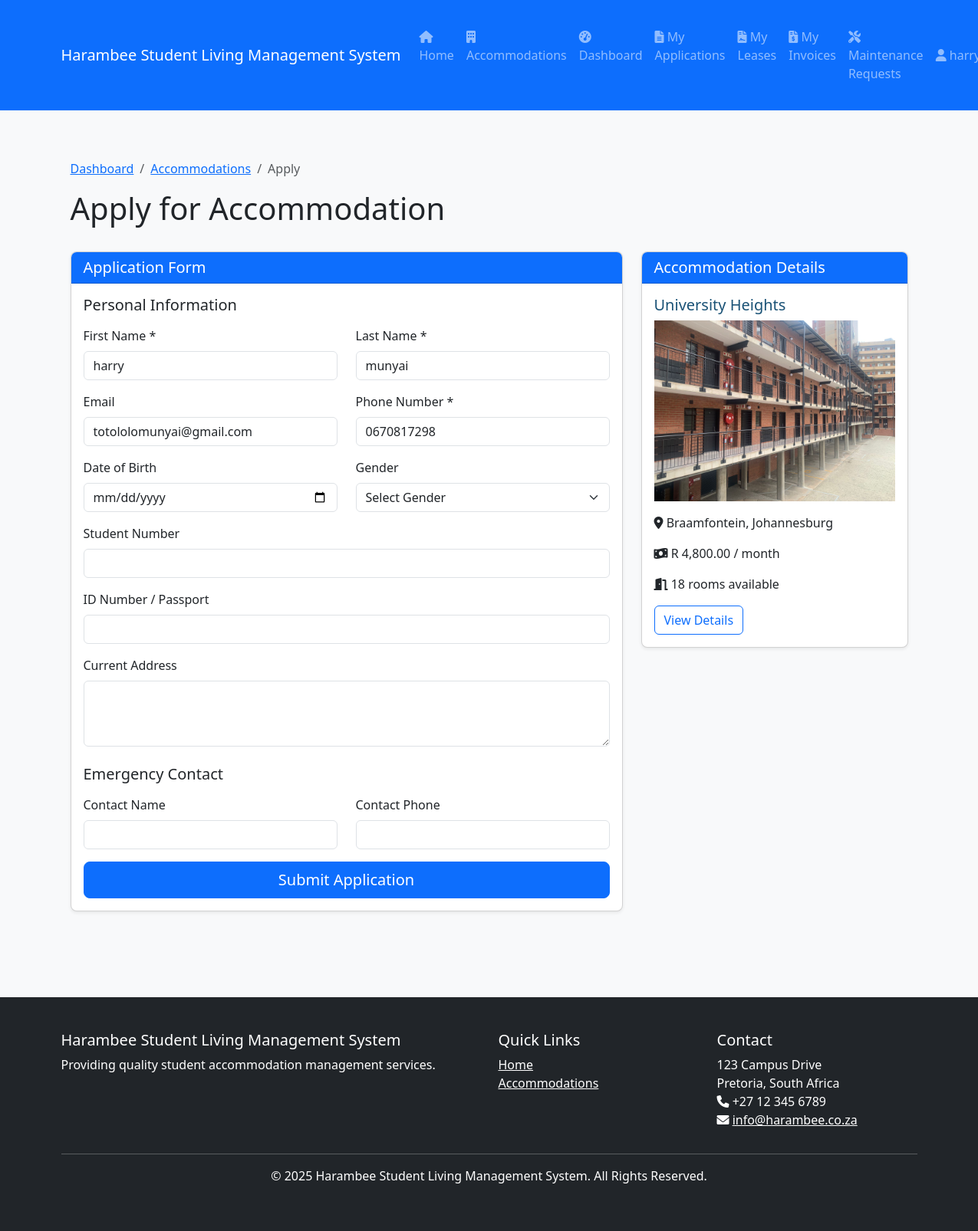
The page /applications.php?accommodation_id=4 (signed in) on the database its author committed.
### tables this page shows
CREATE TABLE users (
        id INTEGER PRIMARY KEY AUTOINCREMENT,
        username VARCHAR(50) NOT NULL UNIQUE,
        email VARCHAR(255) NOT NULL UNIQUE,
        password VARCHAR(255) NOT NULL,
        role INTEGER NOT NULL,
        phone VARCHAR(20),
        first_name VARCHAR(50),
        last_name VARCHAR(50),
        created_at DATETIME NOT NULL,
        last_login DATETIME
    );

CREATE TABLE accommodations (
        id INTEGER PRIMARY KEY AUTOINCREMENT,
        name VARCHAR(100) NOT NULL,
        location TEXT NOT NULL,
        description TEXT,
        rooms_available INTEGER NOT NULL,
        price_per_month DECIMAL(10,2) NOT NULL,
        admin_id INTEGER,
        image_path VARCHAR(255),
        created_at DATETIME NOT NULL,
        FOREIGN KEY (admin_id) REFERENCES users (id)
    );

### applications.php (the view, shortened to what the rows shown need)
<?php
require_once 'includes/database.php';
require_once 'includes/functions.php';
require_once 'includes/authentication.php';
$applicationId = isset($_GET['id']) ? intval($_GET['id']) : 0;
$accommodationId = isset($_GET['accommodation_id']) ? intval($_GET['accommodation_id']) : 0;
if ($applicationId) {
    $application = getApplicationById($applicationId);
    if (!$application) {
        header('Location: applications.php');
        exit;
    }
    $canView = false;
    if (hasRole(ROLE_STUDENT)) {
        $canView = $application['user_id'] == $_SESSION['user_id'];
    } elseif (hasRole(ROLE_ADMIN)) {
        $canView = isAdminAssignedToAccommodation($_SESSION['user_id'], $application['accommodation_id']);
    } elseif (hasRole(ROLE_MASTER_ADMIN)) {
        $canView = true;
    }
    if (!$canView) {
        header('Location: applications.php');
        exit;
    }
} elseif ($accommodationId) {
    $accommodation = getAccommodationById($accommodationId);
    $user = getCurrentUser();
    $studentProfile = fetchOne("SELECT * FROM student_profiles WHERE user_id = ?", [$_SESSION['user_id']]);
}
include 'includes/header.php';
?>
<div class="container">
    <?php if ($applicationId && $application): ?>
        <div class="row mb-4">
            <div class="col-md-8">
                <nav aria-label="breadcrumb">
                    <ol class="breadcrumb">
                        <li class="breadcrumb-item"><a href="<?= hasRole([ROLE_MASTER_ADMIN, ROLE_ADMIN]) ? 'admin.php' : 'dashboard.php' ?>">Dashboard</a></li>
                        <li class="breadcrumb-item"><a href="applications.php">Applications</a></li>
                        <li class="breadcrumb-item active" aria-current="page">Application #<?= $application['id'] ?></li>
                    </ol>
                </nav>
                <h1>Application Details</h1>
            </div>
        </div>
        <div class="row">
            <div class="col-md-8">
                <div class="card mb-4">
                    <div class="card-header bg-primary text-white">
                        <h5 class="mb-0">Application #<?= $application['id'] ?></h5>
                    </div>
                    <div class="card-body">
                        <div class="row mb-3">
                            <div class="col-md-6">
                                <h6>Status</h6>
                                <?php if ($application['status'] == STATUS_PENDING): ?>
                                    <span class="badge bg-warning">Pending</span>
                                <?php elseif ($application['status'] == STATUS_APPROVED): ?>
                                    <span class="badge bg-success">Approved</span>
                                <?php elseif ($application['status'] == STATUS_REJECTED): ?>
                                    <span class="badge bg-danger">Rejected</span>
                                <?php endif; ?>
                            </div>
                            <div class="col-md-6">
                                <h6>Applied On</h6>
                                <p><?= formatDate($application['created_at']) ?></p>
                            </div>
                        </div>
                        <h6>Accommodation</h6>
                        <p><?= $application['accommodation_name'] ?></p>
                        <?php if (hasRole([ROLE_MASTER_ADMIN, ROLE_ADMIN])): ?>
                            <h6>Student</h6>
                            <p><?= $application['username'] ?> (<?= $application['email'] ?>)</p>
                        <?php endif; ?>
                        <?php if (!empty($application['notes'])): ?>
                            <h6>Notes</h6>
                            <p><?= nl2br($application['notes']) ?></p>
                        <?php endif; ?>
                    </div>
                </div>
                <?php if (hasRole([ROLE_MASTER_ADMIN, ROLE_ADMIN]) && $application['status'] == STATUS_PENDING): ?>
                    <div class="card mb-4">
                        <div class="card-header bg-primary text-white">
                            <h5 class="mb-0">Update Application Status</h5>
                        </div>
                        <div class="card-body">
                            <form method="post" action="applications.php">
                                <input type="hidden" name="application_id" value="<?= $application['id'] ?>">
                                <input type="hidden" name="action" value="update_status">
                                <div class="mb-3">
                                    <label for="status" class="form-label">Status</label>
                                    <select class="form-select" id="status" name="status" required>
                                        <option value="">Select Status</option>
                                        <option value="<?= STATUS_APPROVED ?>">Approve</option>
                                        <option value="<?= STATUS_REJECTED ?>">Reject</option>
                                    </select>
                                </div>
                                <div class="mb-3">
                                    <label for="notes" class="form-label">Notes</label>
                                    <textarea class="form-control" id="notes" name="notes" rows="3"><?= $application['notes'] ?></textarea>
                                </div>
                                <button type="submit" class="btn btn-primary">Update Status</button>
                            </form>
                        </div>
                    </div>
                <?php endif; ?>
            </div>
            <div class="col-md-4">
                <div class="card mb-4">
                    <div class="card-header bg-primary text-white">
                        <h5 class="mb-0">Accommodation Details</h5>
                    </div>
                    <div class="card-body">
                        <h6><?= $application['accommodation_name'] ?></h6>
                        <p><i class="fas fa-map-marker-alt"></i> <?= fetchOne("SELECT location FROM accommodations WHERE id = ?", [$application['accommodation_id']])['location'] ?></p>
                        <p><i class="fas fa-money-bill-wave"></i> <?= formatCurrency(fetchOne("SELECT price_per_month FROM accommodations WHERE id = ?", [$application['accommodation_id']])['price_per_month']) ?> / month</p>
                        <a href="accommodations.php?id=<?= $application['accommodation_id'] ?>" class="btn btn-outline-primary">View Accommodation</a>
                    </div>
                </div>
                <?php if ($application['status'] == STATUS_APPROVED): ?>
                    <?php
                    $lease = fetchOne("SELECT id FROM leases WHERE user_id = ? AND accommodation_id = ?",
                                     [$application['user_id'], $application['accommodation_id']]);
                    if ($lease):
                    ?>
                        <div class="card mb-4">
                            <div class="card-header bg-success text-white">
                                <h5 class="mb-0">Lease Created</h5>
                            </div>
                            <div class="card-body">
                                <p>A lease has been created for this application.</p>
                                <a href="leases.php?id=<?= $lease['id'] ?>" class="btn btn-outline-success">View Lease</a>
                            </div>
                        </div>
                    <?php endif; ?>
                <?php endif; ?>
            </div>
        </div>
    <?php elseif ($accommodationId && $accommodation && hasRole(ROLE_STUDENT)): ?>
        <div class="row mb-4">
            <div class="col-md-8">
                <nav aria-label="breadcrumb">
                    <ol class="breadcrumb">
                        <li class="breadcrumb-item"><a href="dashboard.php">Dashboard</a></li>
                        <li class="breadcrumb-item"><a href="accommodations.php">Accommodations</a></li>
                        <li class="breadcrumb-item active" aria-current="page">Apply</li>
                    </ol>
                </nav>
                <h1>Apply for Accommodation</h1>
            </div>
        </div>
        <div class="row">
            <div class="col-md-8">
                <div class="card mb-4">
                    <div class="card-header bg-primary text-white">
                        <h5 class="mb-0">Application Form</h5>
                    </div>
                    <div class="card-body">
                        <form method="post" action="applications.php" id="application_form">
                            <h5 class="mb-3">Personal Information</h5>
                            <div class="row mb-3">
                                <div class="col-md-6">
                                    <label for="first_name" class="form-label">First Name *</label>
                                    <input type="text" class="form-control" id="first_name" name="first_name" value="<?= $user['first_name'] ?? '' ?>" required>
                                </div>
                                <div class="col-md-6">
                                    <label for="last_name" class="form-label">Last Name *</label>
                                    <input type="text" class="form-control" id="last_name" name="last_name" value="<?= $user['last_name'] ?? '' ?>" required>
                                </div>
                            </div>
                            <div class="row mb-3">
                                <div class="col-md-6">
                                    <label for="email" class="form-label">Email</label>
                                    <input type="email" class="form-control" id="email" value="<?= $user['email'] ?>" readonly>
                                </div>
                                <div class="col-md-6">
                                    <label for="phone" class="form-label">Phone Number *</label>
                                    <input type="tel" class="form-control" id="phone" name="phone" value="<?= $user['phone'] ?? '' ?>" required>
                                </div>
                            </div>
                            <div class="row mb-3">
                                <div class="col-md-6">
                                    <label for="date_of_birth" class="form-label">Date of Birth</label>
                                    <input type="date" class="form-control datepicker" id="date_of_birth" name="date_of_birth" value="<?= $studentProfile['date_of_birth'] ?? '' ?>">
                                </div>
                                <div class="col-md-6">
                                    <label for="gender" class="form-label">Gender</label>
                                    <select class="form-select" id="gender" name="gender">
                                        <option value="">Select Gender</option>
                                    </select>
                                </div>
                            </div>
                            <div class="mb-3">
                                <label for="student_number" class="form-label">Student Number</label>
                                <input type="text" class="form-control" id="student_number" name="student_number" value="<?= $studentProfile['student_number'] ?? '' ?>">
                            </div>
                            <div class="mb-3">
                                <label for="id_number" class="form-label">ID Number / Passport</label>
                                <input type="text" class="form-control" id="id_number" name="id_number" value="<?= $studentProfile['id_number'] ?? '' ?>">
                            </div>
                            <div class="mb-3">
                                <label for="address" class="form-label">Current Address</label>
                                <textarea class="form-control" id="address" name="address" rows="3"><?= $studentProfile['address'] ?? '' ?></textarea>
                            </div>
                            <h5 class="mb-3 mt-4">Emergency Contact</h5>
                            <div class="row mb-3">
                                <div class="col-md-6">
                                    <label for="emergency_contact_name" class="form-label">Contact Name</label>
                                    <input type="text" class="form-control" id="emergency_contact_name" name="emergency_contact_name" value="<?= $studentProfile['emergency_contact_name'] ?? '' ?>">
                                </div>
                                <div class="col-md-6">
                                    <label for="emergency_contact_phone" class="form-label">Contact Phone</label>
                                    <input type="tel" class="form-control" id="emergency_contact_phone" name="emergency_contact_phone" value="<?= $studentProfile['emergency_contact_phone'] ?? '' ?>">
                                </div>
                            </div>
                            <div class="d-grid gap-2">
                                <button type="submit" class="btn btn-primary btn-lg">Submit Application</button>
                            </div>
                        </form>
                    </div>
                </div>
            </div>
            <div class="col-md-4">
                <div class="card">
                    <div class="card-header bg-primary text-white">
                        <h5 class="mb-0">Accommodation Details</h5>
                    </div>
                    <div class="card-body">
                        <h5 class="card-title"><?= $accommodation['name'] ?></h5>
                        <?php if (!empty($accommodation['image_path'])): ?>
                            <img src="uploads/accommodations/<?= $accommodation['image_path'] ?>" class="img-fluid mb-3" alt="<?= $accommodation['name'] ?>">
                        <?php endif; ?>
                        <p><i class="fas fa-map-marker-alt"></i> <?= $accommodation['location'] ?></p>
                        <p><i class="fas fa-money-bill-wave"></i> <?= formatCurrency($accommodation['price_per_month']) ?> / month</p>
                        <p><i class="fas fa-door-open"></i> <?= $accommodation['rooms_available'] ?> rooms available</p>
                        <a href="accommodations.php?id=<?= $accommodation['id'] ?>" class="btn btn-outline-primary">View Details</a>
                    </div>
                </div>
            </div>
        </div>
    <?php endif; ?>
</div>
<?php include 'includes/footer.php'; ?>

### rows shown on the page
users: first_name "harry", last_name "munyai", email "totololomunyai@gmail.com", phone "0670817298"
accommodations: name "University Heights", image_path (picture), location "Braamfontein, Johannesburg", price_per_month "R 4,800.00", rooms_available "18"

### other values the page prints
APP_NAME "Harambee Student Living Management System"
